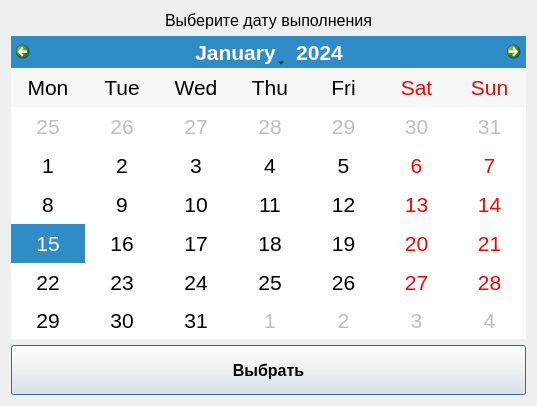
<?xml version="1.0" encoding="UTF-8"?>
<ui version="4.0">
 <class>Dialog</class>
 <widget class="QDialog" name="Dialog">
  <property name="geometry">
   <rect>
    <x>0</x>
    <y>0</y>
    <width>537</width>
    <height>406</height>
   </rect>
  </property>
  <property name="windowTitle">
   <string>Подтверждение</string>
  </property>
  <layout class="QGridLayout" name="gridLayout">
   <item row="2" column="0">
    <widget class="QStackedWidget" name="sw_main">
     <property name="currentIndex">
      <number>0</number>
     </property>
     <widget class="QWidget" name="p_date">
      <layout class="QGridLayout" name="gridLayout_2">
       <property name="leftMargin">
        <number>0</number>
       </property>
       <property name="topMargin">
        <number>0</number>
       </property>
       <property name="rightMargin">
        <number>0</number>
       </property>
       <property name="bottomMargin">
        <number>0</number>
       </property>
       <property name="spacing">
        <number>6</number>
       </property>
       <item row="1" column="0">
        <widget class="QCalendarWidget" name="cw_date_make">
         <property name="font">
          <font>
           <family>Tahoma</family>
           <pointsize>16</pointsize>
          </font>
         </property>
         <property name="verticalHeaderFormat">
          <enum>QCalendarWidget::NoVerticalHeader</enum>
         </property>
         <property name="dateEditEnabled">
          <bool>true</bool>
         </property>
        </widget>
       </item>
       <item row="0" column="0">
        <widget class="QLabel" name="label">
         <property name="font">
          <font>
           <family>Tahoma</family>
           <pointsize>12</pointsize>
          </font>
         </property>
         <property name="text">
          <string>Выберите дату выполнения</string>
         </property>
         <property name="alignment">
          <set>Qt::AlignCenter</set>
         </property>
        </widget>
       </item>
       <item row="2" column="0">
        <widget class="QPushButton" name="pushButton">
         <property name="minimumSize">
          <size>
           <width>0</width>
           <height>50</height>
          </size>
         </property>
         <property name="font">
          <font>
           <family>Tahoma</family>
           <pointsize>12</pointsize>
           <weight>75</weight>
           <bold>true</bold>
          </font>
         </property>
         <property name="text">
          <string>Выбрать</string>
         </property>
        </widget>
       </item>
      </layout>
     </widget>
     <widget class="QWidget" name="p_acc">
      <layout class="QGridLayout" name="gridLayout_3">
       <item row="5" column="0">
        <widget class="QLabel" name="ld_date_make">
         <property name="font">
          <font>
           <family>Tahoma</family>
           <pointsize>12</pointsize>
          </font>
         </property>
         <property name="text">
          <string>Дата пошива: </string>
         </property>
        </widget>
       </item>
       <item row="4" column="0">
        <widget class="QLabel" name="lb_operation">
         <property name="font">
          <font>
           <family>Tahoma</family>
           <pointsize>12</pointsize>
          </font>
         </property>
         <property name="text">
          <string>Операция: </string>
         </property>
        </widget>
       </item>
       <item row="0" column="0">
        <widget class="QLabel" name="label_6">
         <property name="font">
          <font>
           <family>Tahoma</family>
           <pointsize>12</pointsize>
           <weight>75</weight>
           <bold>true</bold>
          </font>
         </property>
         <property name="text">
          <string>Проверьте и подтвердите данные</string>
         </property>
         <property name="alignment">
          <set>Qt::AlignCenter</set>
         </property>
        </widget>
       </item>
       <item row="6" column="0">
        <spacer name="verticalSpacer">
         <property name="orientation">
          <enum>Qt::Vertical</enum>
         </property>
         <property name="sizeHint" stdset="0">
          <size>
           <width>20</width>
           <height>40</height>
          </size>
         </property>
        </spacer>
       </item>
       <item row="7" column="0">
        <layout class="QHBoxLayout" name="horizontalLayout">
         <item>
          <widget class="QPushButton" name="pushButton_2">
           <property name="minimumSize">
            <size>
             <width>100</width>
             <height>50</height>
            </size>
           </property>
           <property name="font">
            <font>
             <family>Tahoma</family>
             <pointsize>16</pointsize>
            </font>
           </property>
           <property name="text">
            <string>Отмена</string>
           </property>
          </widget>
         </item>
         <item>
          <spacer name="horizontalSpacer">
           <property name="orientation">
            <enum>Qt::Horizontal</enum>
           </property>
           <property name="sizeHint" stdset="0">
            <size>
             <width>40</width>
             <height>20</height>
            </size>
           </property>
          </spacer>
         </item>
         <item>
          <widget class="QPushButton" name="pushButton_3">
           <property name="minimumSize">
            <size>
             <width>150</width>
             <height>50</height>
            </size>
           </property>
           <property name="font">
            <font>
             <family>Tahoma</family>
             <pointsize>16</pointsize>
            </font>
           </property>
           <property name="text">
            <string>Подтвердить</string>
           </property>
          </widget>
         </item>
        </layout>
       </item>
       <item row="2" column="0">
        <widget class="QLabel" name="lb_cut">
         <property name="font">
          <font>
           <family>Tahoma</family>
           <pointsize>12</pointsize>
          </font>
         </property>
         <property name="text">
          <string>Крой: </string>
         </property>
        </widget>
       </item>
       <item row="3" column="0">
        <widget class="QLabel" name="lb_pack">
         <property name="font">
          <font>
           <family>Tahoma</family>
           <pointsize>12</pointsize>
          </font>
         </property>
         <property name="text">
          <string>Пачка: </string>
         </property>
        </widget>
       </item>
       <item row="1" column="0">
        <spacer name="verticalSpacer_2">
         <property name="orientation">
          <enum>Qt::Vertical</enum>
         </property>
         <property name="sizeHint" stdset="0">
          <size>
           <width>20</width>
           <height>40</height>
          </size>
         </property>
        </spacer>
       </item>
      </layout>
     </widget>
    </widget>
   </item>
  </layout>
 </widget>
 <resources/>
 <connections>
  <connection>
   <sender>pushButton</sender>
   <signal>clicked()</signal>
   <receiver>Dialog</receiver>
   <slot>ui_date_acc()</slot>
   <hints>
    <hint type="sourcelabel">
     <x>337</x>
     <y>381</y>
    </hint>
    <hint type="destinationlabel">
     <x>332</x>
     <y>443</y>
    </hint>
   </hints>
  </connection>
  <connection>
   <sender>pushButton_2</sender>
   <signal>clicked()</signal>
   <receiver>Dialog</receiver>
   <slot>ui_can()</slot>
   <hints>
    <hint type="sourcelabel">
     <x>65</x>
     <y>368</y>
    </hint>
    <hint type="destinationlabel">
     <x>-38</x>
     <y>365</y>
    </hint>
   </hints>
  </connection>
  <connection>
   <sender>pushButton_3</sender>
   <signal>clicked()</signal>
   <receiver>Dialog</receiver>
   <slot>ui_acc()</slot>
   <hints>
    <hint type="sourcelabel">
     <x>461</x>
     <y>362</y>
    </hint>
    <hint type="destinationlabel">
     <x>586</x>
     <y>367</y>
    </hint>
   </hints>
  </connection>
 </connections>
 <slots>
  <slot>ui_date_acc()</slot>
  <slot>ui_can()</slot>
  <slot>ui_acc()</slot>
 </slots>
</ui>
